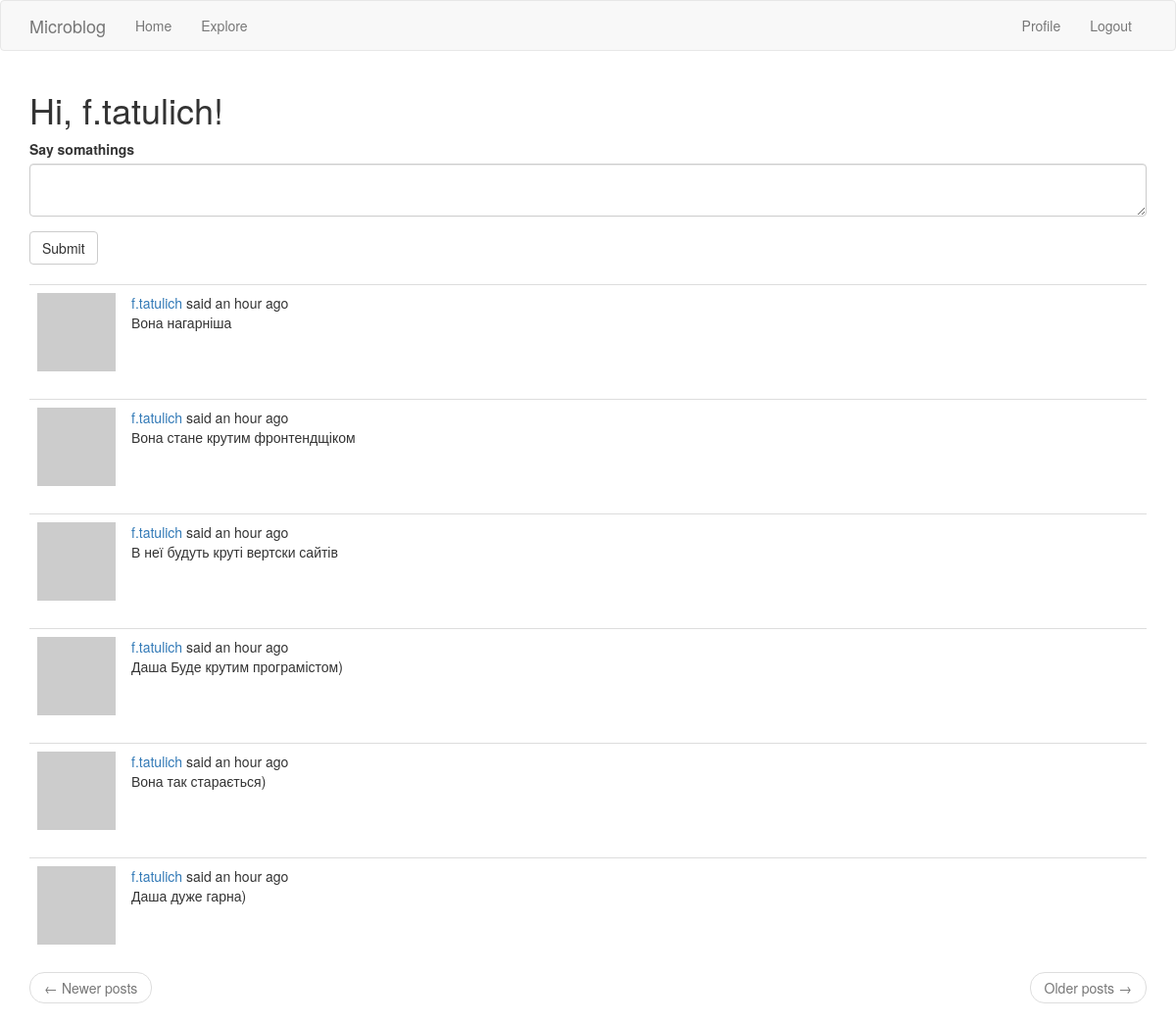
The page /index (signed in) on the database its author committed.
### app/models.py (models this page shows, shortened)
class User(UserMixin, db.Model):
    id = db.Column(db.Integer, primary_key=True)
    username = db.Column(db.String(64), index=True, unique=True)
    email = db.Column(db.String(120), index=True, unique=True)
    password_hash = db.Column(db.String(128))
    about_me = db.Column(db.String(140))
    last_seen = db.Column(db.DateTime, default=datetime.utcnow)
    posts = db.relationship("Post", backref="author", lazy="dynamic")
    followed = db.relationship("User",
                               secondary=followers,
                               primaryjoin=(followers.c.follower_id == id),
                               secondaryjoin=(followers.c.followed_id == id),
                               backref=db.backref("followers", lazy="dynamic"),
                               lazy="dynamic"
                               )
    def avatar(self, size):
        digest = md5(self.email.lower().encode("utf-8")).hexdigest()
        return f"https://www.gravatar.com/avatar/{digest}?d=identicon&s={size}"
    def followed_posts(self):
        followed = Post.query.join(
            followers, (followers.c.followed_id == Post.user_id)).filter(
            followers.c.follower_id == self.id)
        own = Post.query.filter_by(user_id=self.id)
        return followed.union(own).order_by(Post.timestamp.desc())

class Post(db.Model):
    id = db.Column(db.Integer, primary_key=True)
    body = db.Column(db.String(140))
    timestamp = db.Column(db.DateTime, index=True, default=datetime.utcnow)
    user_id = db.Column(db.Integer, db.ForeignKey("user.id"))

### app/routes.py (the view)
@app.route("/", methods=["GET", "POST"])
@app.route("/index", methods=["GET", "POST"])
@login_required
def index():
    form = PostForm()
    if form.validate_on_submit():
        post = Post(body=form.post.data, author=current_user)
        db.session.add(post)
        db.session.commit()
        flash("Your message is now live!")
        return redirect(url_for("index"))
    page = request.args.get("page", 1, type=int)
    posts = current_user.followed_posts().paginate(page, app.config["POSTS_PER_PAGE"], False)
    next_url = url_for("index", page=posts.next_num) if posts.has_next else None
    prev_url = url_for("index", page=posts.prev_num) if posts.has_prev else None
    return render_template("index.html",
                           title='Home Page',
                           form=form,
                           posts=posts.items,
                           next_url=next_url,
                           prev_url=prev_url
                           )

### app/forms.py
class PostForm(FlaskForm):
    post = TextAreaField("Say somathings", validators=[DataRequired(), Length(min=1, max=140)])
    submit = SubmitField("Submit")

### app/models.py (called while the page is built)
@login.user_loader
def load_user(id):
    return User.query.get(int(id))

### app/routes.py (called while the page is built)
@app.before_request
def before_request():
    if current_user.is_authenticated:
        current_user.last_seen = datetime.utcnow()
        db.session.commit()
    g.locale = str(get_locale())

### app/templates/index.html
{% extends "base.html" %}
{% import 'bootstrap/wtf.html' as wtf %}
{% block app_content %}
    <h1>{{ _('Hi, %(username)s!', username=current_user.username) }}</h1>
    {% if form %}
    {{ wtf.quick_form(form) }}
    <br>
    {% endif %}
    {% for post in posts %}
        {% include '_post.html' %}
    {% endfor %}
    <nav aria-label="...">
        <ul class="pager">
            <li class="previous{% if not prev_url %} disabled{% endif %}">
                <a href="{{ prev_url or '#' }}">
                    <span aria-hidden="true">&larr;</span> {{ _('Newer posts') }}
                </a>
            </li>
            <li class="next{% if not next_url %} disabled{% endif %}">
                <a href="{{ next_url or '#' }}">
                    {{ _('Older posts') }} <span aria-hidden="true">&rarr;</span>
                </a>
            </li>
        </ul>
    </nav>
{% endblock %}

### app/templates/_post.html (shortened to what this page needs)
    <table class="table table-hover">
        <tr>
            <td width="70px">
                <a href="{{ url_for('user', username=post.author.username) }}">
                    <img src="{{ post.author.avatar(70) }}" />
                </a>
            </td>
            <td>
                {{ _('%(username)s said %(when)s',
                    username=user_link, when=moment(post.timestamp).fromNow()) }}
                <br>
                {{ post.body }}
            </td>
        </tr>
    </table>

### rows shown on the page
Post: body "Вона нагарніша"
Post: body "Вона стане крутим фронтендщіком"
Post: body "В неї будуть круті вертски сайтів"
Post: body "Даша Буде крутим програмістом)"
Post: body "Вона так старається)"
Post: body "Даша дуже гарна)"
